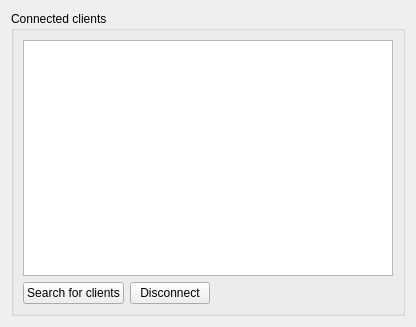
<?xml version="1.0" encoding="UTF-8"?>
<ui version="4.0">
 <class>ServerControllerWidget</class>
 <widget class="QWidget" name="ServerControllerWidget">
  <property name="geometry">
   <rect>
    <x>0</x>
    <y>0</y>
    <width>416</width>
    <height>327</height>
   </rect>
  </property>
  <property name="windowTitle">
   <string>File Broadcaster (Server)</string>
  </property>
  <layout class="QVBoxLayout" name="verticalLayout_2">
   <item>
    <widget class="QGroupBox" name="groupBox">
     <property name="title">
      <string>Connected clients</string>
     </property>
     <layout class="QVBoxLayout" name="verticalLayout">
      <item>
       <widget class="QTableView" name="clientsView">
        <property name="editTriggers">
         <set>QAbstractItemView::NoEditTriggers</set>
        </property>
        <property name="selectionMode">
         <enum>QAbstractItemView::SingleSelection</enum>
        </property>
        <property name="selectionBehavior">
         <enum>QAbstractItemView::SelectRows</enum>
        </property>
        <property name="verticalScrollMode">
         <enum>QAbstractItemView::ScrollPerPixel</enum>
        </property>
        <property name="horizontalScrollMode">
         <enum>QAbstractItemView::ScrollPerPixel</enum>
        </property>
       </widget>
      </item>
      <item>
       <layout class="QHBoxLayout" name="horizontalLayout">
        <item>
         <widget class="QPushButton" name="searchClientsButton">
          <property name="text">
           <string>Search for clients</string>
          </property>
         </widget>
        </item>
        <item>
         <widget class="QPushButton" name="disconnectClientsButton">
          <property name="text">
           <string>Disconnect</string>
          </property>
         </widget>
        </item>
        <item>
         <spacer name="horizontalSpacer">
          <property name="orientation">
           <enum>Qt::Horizontal</enum>
          </property>
          <property name="sizeHint" stdset="0">
           <size>
            <width>40</width>
            <height>20</height>
           </size>
          </property>
         </spacer>
        </item>
       </layout>
      </item>
     </layout>
    </widget>
   </item>
  </layout>
 </widget>
 <resources/>
 <connections/>
</ui>
